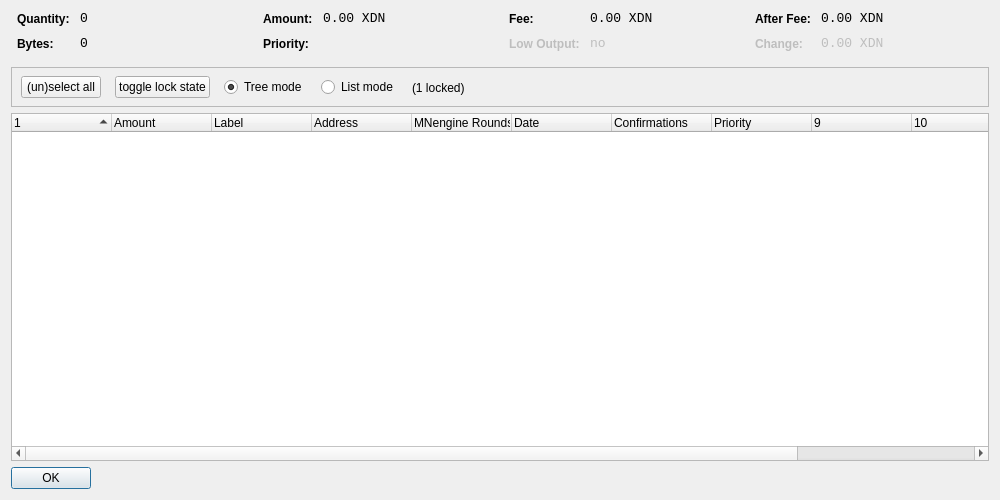
<?xml version="1.0" encoding="UTF-8"?>
<ui version="4.0">
 <class>CoinControlDialog</class>
 <widget class="QDialog" name="CoinControlDialog">
  <property name="geometry">
   <rect>
    <x>0</x>
    <y>0</y>
    <width>1000</width>
    <height>500</height>
   </rect>
  </property>
  <property name="windowTitle">
   <string>Coin Control</string>
  </property>
  <property name="styleSheet">
   <string notr="true"/>
  </property>
  <layout class="QVBoxLayout" name="verticalLayout">
   <item>
    <layout class="QHBoxLayout" name="horizontalLayoutTop" stretch="0,0,0,0">
     <property name="topMargin">
      <number>0</number>
     </property>
     <property name="bottomMargin">
      <number>10</number>
     </property>
     <item>
      <layout class="QFormLayout" name="formLayoutCoinControl1">
       <property name="horizontalSpacing">
        <number>10</number>
       </property>
       <property name="verticalSpacing">
        <number>10</number>
       </property>
       <property name="leftMargin">
        <number>6</number>
       </property>
       <property name="rightMargin">
        <number>6</number>
       </property>
       <item row="0" column="0">
        <widget class="QLabel" name="labelCoinControlQuantityText">
         <property name="styleSheet">
          <string notr="true">font-weight:bold;</string>
         </property>
         <property name="text">
          <string>Quantity:</string>
         </property>
        </widget>
       </item>
       <item row="0" column="1">
        <widget class="QLabel" name="labelCoinControlQuantity">
         <property name="font">
          <font>
           <family>Monospace</family>
           <pointsize>10</pointsize>
          </font>
         </property>
         <property name="cursor">
          <cursorShape>IBeamCursor</cursorShape>
         </property>
         <property name="contextMenuPolicy">
          <enum>Qt::ActionsContextMenu</enum>
         </property>
         <property name="text">
          <string notr="true">0</string>
         </property>
         <property name="textInteractionFlags">
          <set>Qt::LinksAccessibleByMouse|Qt::TextSelectableByKeyboard|Qt::TextSelectableByMouse</set>
         </property>
        </widget>
       </item>
       <item row="1" column="0">
        <widget class="QLabel" name="labelCoinControlBytesText">
         <property name="styleSheet">
          <string notr="true">font-weight:bold;</string>
         </property>
         <property name="text">
          <string>Bytes:</string>
         </property>
        </widget>
       </item>
       <item row="1" column="1">
        <widget class="QLabel" name="labelCoinControlBytes">
         <property name="font">
          <font>
           <family>Monospace</family>
           <pointsize>10</pointsize>
          </font>
         </property>
         <property name="cursor">
          <cursorShape>IBeamCursor</cursorShape>
         </property>
         <property name="contextMenuPolicy">
          <enum>Qt::ActionsContextMenu</enum>
         </property>
         <property name="text">
          <string notr="true">0</string>
         </property>
         <property name="textInteractionFlags">
          <set>Qt::LinksAccessibleByMouse|Qt::TextSelectableByKeyboard|Qt::TextSelectableByMouse</set>
         </property>
        </widget>
       </item>
      </layout>
     </item>
     <item>
      <layout class="QFormLayout" name="formLayoutCoinControl2">
       <property name="horizontalSpacing">
        <number>10</number>
       </property>
       <property name="verticalSpacing">
        <number>10</number>
       </property>
       <property name="leftMargin">
        <number>6</number>
       </property>
       <property name="rightMargin">
        <number>6</number>
       </property>
       <item row="0" column="0">
        <widget class="QLabel" name="labelCoinControlAmountText">
         <property name="styleSheet">
          <string notr="true">font-weight:bold;</string>
         </property>
         <property name="text">
          <string>Amount:</string>
         </property>
        </widget>
       </item>
       <item row="0" column="1">
        <widget class="QLabel" name="labelCoinControlAmount">
         <property name="font">
          <font>
           <family>Monospace</family>
           <pointsize>10</pointsize>
          </font>
         </property>
         <property name="cursor">
          <cursorShape>IBeamCursor</cursorShape>
         </property>
         <property name="contextMenuPolicy">
          <enum>Qt::ActionsContextMenu</enum>
         </property>
         <property name="text">
          <string notr="true">0.00 XDN</string>
         </property>
         <property name="textInteractionFlags">
          <set>Qt::LinksAccessibleByMouse|Qt::TextSelectableByKeyboard|Qt::TextSelectableByMouse</set>
         </property>
        </widget>
       </item>
       <item row="1" column="0">
        <widget class="QLabel" name="labelCoinControlPriorityText">
         <property name="styleSheet">
          <string notr="true">font-weight:bold;</string>
         </property>
         <property name="text">
          <string>Priority:</string>
         </property>
        </widget>
       </item>
       <item row="1" column="1">
        <widget class="QLabel" name="labelCoinControlPriority">
         <property name="font">
          <font>
           <family>Monospace</family>
           <pointsize>10</pointsize>
          </font>
         </property>
         <property name="cursor">
          <cursorShape>IBeamCursor</cursorShape>
         </property>
         <property name="contextMenuPolicy">
          <enum>Qt::ActionsContextMenu</enum>
         </property>
         <property name="text">
          <string/>
         </property>
         <property name="textInteractionFlags">
          <set>Qt::LinksAccessibleByMouse|Qt::TextSelectableByKeyboard|Qt::TextSelectableByMouse</set>
         </property>
        </widget>
       </item>
      </layout>
     </item>
     <item>
      <layout class="QFormLayout" name="formLayoutCoinControl3">
       <property name="horizontalSpacing">
        <number>10</number>
       </property>
       <property name="verticalSpacing">
        <number>10</number>
       </property>
       <property name="leftMargin">
        <number>6</number>
       </property>
       <property name="rightMargin">
        <number>6</number>
       </property>
       <item row="0" column="0">
        <widget class="QLabel" name="labelCoinControlFeeText">
         <property name="styleSheet">
          <string notr="true">font-weight:bold;</string>
         </property>
         <property name="text">
          <string>Fee:</string>
         </property>
        </widget>
       </item>
       <item row="0" column="1">
        <widget class="QLabel" name="labelCoinControlFee">
         <property name="font">
          <font>
           <family>Monospace</family>
           <pointsize>10</pointsize>
          </font>
         </property>
         <property name="cursor">
          <cursorShape>IBeamCursor</cursorShape>
         </property>
         <property name="contextMenuPolicy">
          <enum>Qt::ActionsContextMenu</enum>
         </property>
         <property name="text">
          <string notr="true">0.00 XDN</string>
         </property>
         <property name="textInteractionFlags">
          <set>Qt::LinksAccessibleByMouse|Qt::TextSelectableByKeyboard|Qt::TextSelectableByMouse</set>
         </property>
        </widget>
       </item>
       <item row="1" column="0">
        <widget class="QLabel" name="labelCoinControlLowOutputText">
         <property name="enabled">
          <bool>false</bool>
         </property>
         <property name="styleSheet">
          <string notr="true">font-weight:bold;</string>
         </property>
         <property name="text">
          <string>Low Output:</string>
         </property>
        </widget>
       </item>
       <item row="1" column="1">
        <widget class="QLabel" name="labelCoinControlLowOutput">
         <property name="enabled">
          <bool>false</bool>
         </property>
         <property name="font">
          <font>
           <family>Monospace</family>
           <pointsize>10</pointsize>
          </font>
         </property>
         <property name="cursor">
          <cursorShape>IBeamCursor</cursorShape>
         </property>
         <property name="contextMenuPolicy">
          <enum>Qt::ActionsContextMenu</enum>
         </property>
         <property name="text">
          <string notr="true">no</string>
         </property>
         <property name="textInteractionFlags">
          <set>Qt::LinksAccessibleByMouse|Qt::TextSelectableByKeyboard|Qt::TextSelectableByMouse</set>
         </property>
        </widget>
       </item>
      </layout>
     </item>
     <item>
      <layout class="QFormLayout" name="formLayoutCoinControl4">
       <property name="horizontalSpacing">
        <number>10</number>
       </property>
       <property name="verticalSpacing">
        <number>10</number>
       </property>
       <property name="leftMargin">
        <number>6</number>
       </property>
       <property name="rightMargin">
        <number>6</number>
       </property>
       <item row="0" column="0">
        <widget class="QLabel" name="labelCoinControlAfterFeeText">
         <property name="styleSheet">
          <string notr="true">font-weight:bold;</string>
         </property>
         <property name="text">
          <string>After Fee:</string>
         </property>
        </widget>
       </item>
       <item row="0" column="1">
        <widget class="QLabel" name="labelCoinControlAfterFee">
         <property name="font">
          <font>
           <family>Monospace</family>
           <pointsize>10</pointsize>
          </font>
         </property>
         <property name="cursor">
          <cursorShape>IBeamCursor</cursorShape>
         </property>
         <property name="contextMenuPolicy">
          <enum>Qt::ActionsContextMenu</enum>
         </property>
         <property name="text">
          <string notr="true">0.00 XDN</string>
         </property>
         <property name="textInteractionFlags">
          <set>Qt::LinksAccessibleByMouse|Qt::TextSelectableByKeyboard|Qt::TextSelectableByMouse</set>
         </property>
        </widget>
       </item>
       <item row="1" column="0">
        <widget class="QLabel" name="labelCoinControlChangeText">
         <property name="enabled">
          <bool>false</bool>
         </property>
         <property name="styleSheet">
          <string notr="true">font-weight:bold;</string>
         </property>
         <property name="text">
          <string>Change:</string>
         </property>
        </widget>
       </item>
       <item row="1" column="1">
        <widget class="QLabel" name="labelCoinControlChange">
         <property name="enabled">
          <bool>false</bool>
         </property>
         <property name="font">
          <font>
           <family>Monospace</family>
           <pointsize>10</pointsize>
          </font>
         </property>
         <property name="cursor">
          <cursorShape>IBeamCursor</cursorShape>
         </property>
         <property name="contextMenuPolicy">
          <enum>Qt::ActionsContextMenu</enum>
         </property>
         <property name="text">
          <string notr="true">0.00 XDN</string>
         </property>
         <property name="textInteractionFlags">
          <set>Qt::LinksAccessibleByMouse|Qt::TextSelectableByKeyboard|Qt::TextSelectableByMouse</set>
         </property>
        </widget>
       </item>
      </layout>
     </item>
    </layout>
   </item>
   <item>
    <widget class="QFrame" name="frame">
     <property name="minimumSize">
      <size>
       <width>0</width>
       <height>40</height>
      </size>
     </property>
     <property name="frameShape">
      <enum>QFrame::StyledPanel</enum>
     </property>
     <property name="frameShadow">
      <enum>QFrame::Sunken</enum>
     </property>
     <widget class="QWidget" name="horizontalLayoutWidget">
      <property name="geometry">
       <rect>
        <x>10</x>
        <y>0</y>
        <width>781</width>
        <height>41</height>
       </rect>
      </property>
      <layout class="QHBoxLayout" name="horizontalLayoutPanel" stretch="0,0,0,0,0">
       <property name="spacing">
        <number>14</number>
       </property>
       <item>
        <widget class="QPushButton" name="pushButtonSelectAll">
         <property name="sizePolicy">
          <sizepolicy hsizetype="Maximum" vsizetype="Fixed">
           <horstretch>0</horstretch>
           <verstretch>0</verstretch>
          </sizepolicy>
         </property>
         <property name="text">
          <string>(un)select all</string>
         </property>
        </widget>
       </item>
        <item>
         <widget class="QPushButton" name="pushButtonToggleLock">
          <property name="sizePolicy">
           <sizepolicy hsizetype="Maximum" vsizetype="Fixed">
            <horstretch>0</horstretch>
            <verstretch>0</verstretch>
           </sizepolicy>
          </property>
          <property name="text">
           <string>toggle lock state</string>
          </property>
          <property name="autoDefault">
           <bool>false</bool>
          </property>
         </widget>
        </item>
       <item>
        <widget class="QRadioButton" name="radioTreeMode">
         <property name="sizePolicy">
          <sizepolicy hsizetype="Maximum" vsizetype="Fixed">
           <horstretch>0</horstretch>
           <verstretch>0</verstretch>
          </sizepolicy>
         </property>
         <property name="text">
          <string>Tree mode</string>
         </property>
         <property name="checked">
          <bool>true</bool>
         </property>
        </widget>
       </item>
       <item>
        <widget class="QRadioButton" name="radioListMode">
         <property name="sizePolicy">
          <sizepolicy hsizetype="Maximum" vsizetype="Fixed">
           <horstretch>0</horstretch>
           <verstretch>0</verstretch>
          </sizepolicy>
         </property>
         <property name="text">
          <string>List mode</string>
         </property>
        </widget>
       </item>
        <item>
         <widget class="QLabel" name="labelLocked">
          <property name="text">
           <string>(1 locked)</string>
          </property>
         </widget>
        </item>
       <item>
        <spacer name="horizontalSpacer">
         <property name="orientation">
          <enum>Qt::Horizontal</enum>
         </property>
         <property name="sizeHint" stdset="0">
          <size>
           <width>40</width>
           <height>20</height>
          </size>
         </property>
        </spacer>
       </item>
      </layout>
     </widget>
    </widget>
   </item>
   <item>
    <widget class="CoinControlTreeWidget" name="treeWidget">
     <property name="contextMenuPolicy">
      <enum>Qt::CustomContextMenu</enum>
     </property>
     <property name="sortingEnabled">
      <bool>false</bool>
     </property>
     <property name="columnCount">
      <number>12</number>
     </property>
     <attribute name="headerShowSortIndicator" stdset="0">
      <bool>true</bool>
     </attribute>
     <attribute name="headerStretchLastSection">
      <bool>false</bool>
     </attribute>
     <column>
      <property name="text">
       <string/>
      </property>
     </column>
     <column>
      <property name="text">
       <string>Amount</string>
      </property>
     </column>
     <column>
      <property name="text">
       <string>Label</string>
      </property>
     </column>
     <column>
      <property name="text">
       <string>Address</string>
      </property>
     </column>
     <column>
      <property name="text">
       <string>MNengine Rounds</string>
      </property>
     </column>
     <column>
      <property name="text">
       <string>Date</string>
      </property>
     </column>
     <column>
      <property name="text">
       <string>Confirmations</string>
      </property>
      <property name="toolTip">
       <string>Confirmed</string>
      </property>
     </column>
     <column>
      <property name="text">
       <string>Priority</string>
      </property>
     </column>
     <column>
      <property name="text">
       <string/>
      </property>
     </column>
     <column>
      <property name="text">
       <string/>
      </property>
     </column>
     <column>
      <property name="text">
       <string/>
      </property>
     </column>
     <column>
      <property name="text">
       <string/>
      </property>
     </column>
    </widget>
   </item>
   <item>
    <widget class="QDialogButtonBox" name="buttonBox">
     <property name="sizePolicy">
      <sizepolicy hsizetype="Maximum" vsizetype="Fixed">
       <horstretch>0</horstretch>
       <verstretch>0</verstretch>
      </sizepolicy>
     </property>
     <property name="orientation">
      <enum>Qt::Horizontal</enum>
     </property>
     <property name="standardButtons">
      <set>QDialogButtonBox::Ok</set>
     </property>
    </widget>
   </item>
  </layout>
 </widget>
 <customwidgets>
  <customwidget>
   <class>CoinControlTreeWidget</class>
   <extends>QTreeWidget</extends>
   <header>qt/coincontroltreewidget.h</header>
  </customwidget>
 </customwidgets>
 <resources/>
 <connections/>
</ui>
